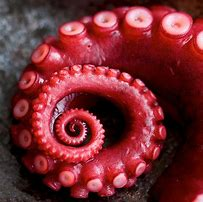
#> input picture octopus.jpg, 203 x 202 px
$ python svd_compress.py
#> lines starting #> are read from the running program, lines starting #| are printed output that depends on the picture
import matplotlib.pyplot as plt
from numpy import linalg as la
import numpy as np
import matplotlib.image as mpimg

# Author: William Sobolewski

# A user defined class to compress images using Singular Value Decomposition

def compress(img, k, debug=False):
    def compress_method1(img, k, debug):
        # Divide the image array into its components corresponding to colors
        red = img[:, :, 0]
        green = img[:, :, 1]
        blue = img[:, :, 2]

        # Apply SVD to each color component
        U_red, s_red, Vt_red = la.svd(red)
        U_green, s_green, Vt_green = la.svd(green)
        U_blue, s_blue, Vt_blue = la.svd(blue)

        # Truncate the SVD arrays
        U_red = U_red[:, :k]
        s_red = s_red[:k]
        Vt_red = Vt_red[:k, :]

        U_green = U_green[:, :k]
        s_green = s_green[:k]
        Vt_green = Vt_green[:k, :]

        U_blue = U_blue[:, :k]
        s_blue = s_blue[:k]
        Vt_blue = Vt_blue[:k, :]

        # Reconstruct the color components
        red_approx = U_red @ np.diag(s_red) @ Vt_red
        green_approx = U_green @ np.diag(s_green) @ Vt_green
        blue_approx = U_blue @ np.diag(s_blue) @ Vt_blue

        # Combine the approximated color components into an image array
        img_approx = np.stack((red_approx, green_approx, blue_approx), axis=2)

        # Normalize the pixel values
        img_approx = img_approx - img_approx.min()
        img_approx = img_approx / img_approx.max()

        # Debug visualization
        if debug:
            plt.plot(s_red)
            plt.title("Singular Values (Red)")
            plt.show()

            plt.imshow(img_approx)
            plt.title("Approximated Image")
            plt.show()

        return img_approx

    def compress_method2(img, k, debug):
        # Transpose the image array into a suitable shape
        img_transposed = np.transpose(img, (2, 0, 1))

        # Apply SVD to the transposed image array
        U, s, Vt = la.svd(img_transposed)

        # Truncate the SVD arrays
        U = U[:, :k]
        s = s[:k]
        Vt = Vt[:k, :]

        # Reconstruct the image array
        img_approx = U @ np.diag(s) @ Vt
        img_approx = np.transpose(img_approx, (1, 2, 0))

        # Normalize the pixel values
        img_approx = img_approx - img_approx.min()
        img_approx = img_approx / img_approx.max()

        # Debug visualization
        if debug:
            plt.plot(s)
            plt.title("Singular Values")
            plt.show()

            plt.imshow(img_approx)
            plt.title("Approximated Image")
            plt.show()

        return img_approx

    # Read the image file and display the image
    img = mpimg.imread('octopus.jpg')
    plt.imshow(img)
    plt.show()

    # Analyze the image array
    print(img.ndim)
    X, Y, Z = img.shape  # get the image array dimensions
    print(X, Y, Z)
    print(img.dtype)
    print(img.max())
    print(img.min())

    # Compress the image using Method 1
    img_approx = compress_method1(img, k, debug=True)

    return img_approx


if __name__ == '__main__':
    # read the image file and display the image
    img = mpimg.imread('octopus.jpg')
#> img is the input picture: shape (202, 203, 3); mean R, G, B 117.3, 43.1, 48.7
    plt.imshow(img)
    plt.show()

    # analyze the image array
    print(img.ndim)
#| 3
    X, Y, Z = img.shape                # get the image array dimensions
#> X = 202; Y = 203; Z = 3
    print(X, Y, Z)
#| 202 203 3
    print(img.dtype)
#| uint8
    print(img.max())
#| 255
    print(img.min())
#| 0

    img_approx = compress(img, 50)
#| 3
#| 202 203 3
#| uint8
#| 255
#| 0
#> in compress_method1, `U_red, s_red, Vt_red = la.svd(red)`:
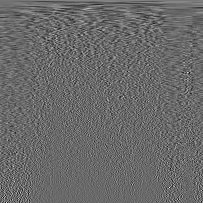
#> Vt_red: shape (203, 203) float64; min -0.372, max 0.524, mean 0.000538; drawn with min black and max white
#> in compress_method1, `U_red, s_red, Vt_red = la.svd(red)`: s_red = 202 values, max 25422.3 at index 0, min 0.21 at index 201, mean 441.8
#> in compress_method1, `U_green, s_green, Vt_green = la.svd(green)`:
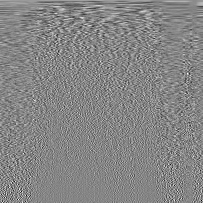
#> Vt_green: shape (203, 203) float64; min -0.411, max 0.373, mean 0.000319; drawn with min black and max white
#> in compress_method1, `U_green, s_green, Vt_green = la.svd(green)`: s_green = 202 values, max 9950.1 at index 0, min 0.0917 at index 201, mean 319.8
#> in compress_method1, `U_blue, s_blue, Vt_blue = la.svd(blue)`:
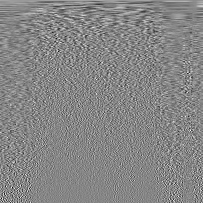
#> Vt_blue: shape (203, 203) float64; min -0.406, max 0.366, mean 0.000488; drawn with min black and max white
#> in compress_method1, `U_blue, s_blue, Vt_blue = la.svd(blue)`: s_blue = 202 values, max 11220.5 at index 0, min 0.293 at index 201, mean 344.4
#> in compress_method1, `s_red = s_red[:k]`: s_red = 50 values, max 25422.3 at index 0, min 266.9 at index 49, mean 1554.8
#> in compress_method1, `s_green = s_green[:k]`: s_green = 50 values, max 9950.1 at index 0, min 268.2 at index 49, mean 1060.3
#> in compress_method1, `U_blue = U_blue[:, :k]`:
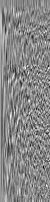
#> U_blue: shape (202, 50) float64; min -0.312, max 0.276, mean 0.00165; drawn with min black and max white
#> in compress_method1, `s_blue = s_blue[:k]`: s_blue = 50 values, max 11220.5 at index 0, min 267.3 at index 49, mean 1158.4
#> in compress_method1, `red_approx = U_red @ np.diag(s_red) @ Vt_red`:
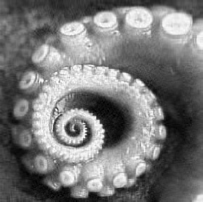
#> red_approx: shape (202, 203) float64; min -15.27, max 269.5, mean 117.3; drawn with min black and max white
#> in compress_method1, `blue_approx = U_blue @ np.diag(s_blue) @ Vt_blue`:
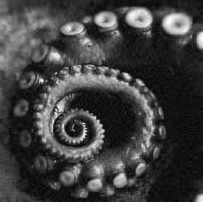
#> blue_approx: shape (202, 203) float64; min -16.69, max 246.5, mean 48.7; drawn with min black and max white
#> in compress_method1, `plt.show()`:
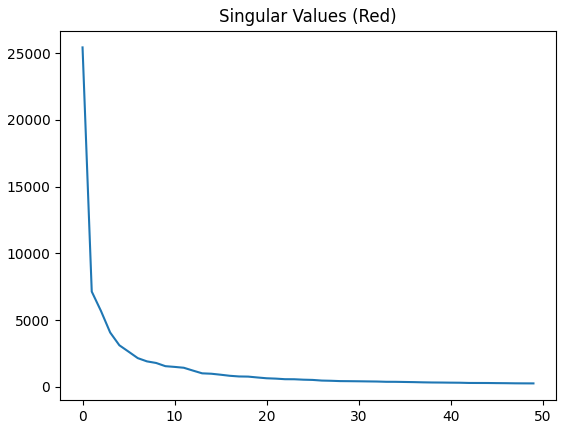
#> figure drawn by matplotlib, 1 panel; curve peaks at x = 0, y = 25422.3
    plt.imshow(img_approx)
    plt.show()
    plt.imsave("octopus_new.jpg", img_approx)
